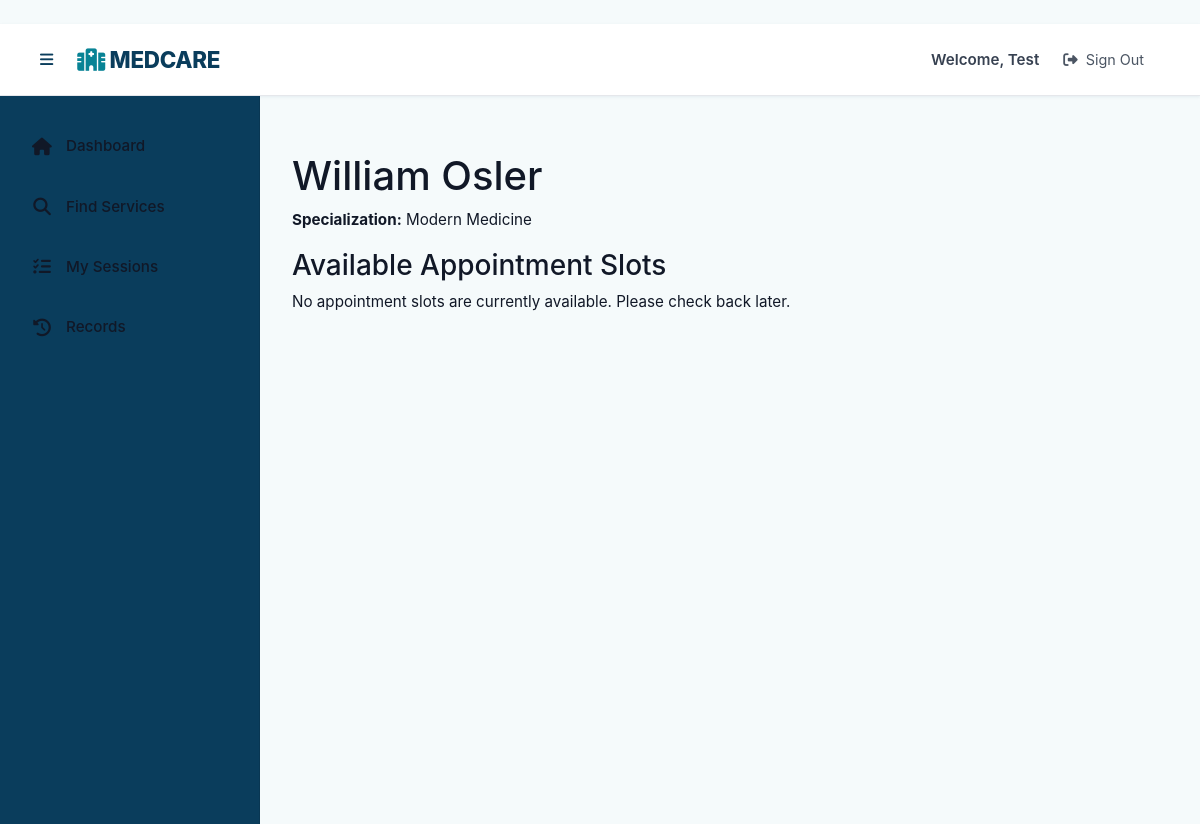
The page /clientele/providers/4 (signed in) on the database its author committed.
### models.py (models this page shows, shortened)
class Account(db.Model, UserMixin):
    __tablename__ = "account"
    account_id = db.Column(db.Integer, primary_key=True)
    email_address = db.Column(db.String(120), unique=True, nullable=False)
    credential_hash = db.Column(db.String(255))
    given_name = db.Column(db.String(80))
    surname = db.Column(db.String(80))
    tier_id = db.Column(db.Integer, db.ForeignKey("access_level.tier_id"))
    is_enabled = db.Column(db.Boolean, default=True)
    created_on = db.Column(db.DateTime, default=datetime.utcnow)
    access_tier = db.relationship("AccessLevel")
    @property
    def full_name(self):
        return f"{self.given_name or ''} {self.surname or ''}".strip()

class Provider(db.Model):
    __tablename__ = "provider"
    provider_id = db.Column(db.Integer, db.ForeignKey("account.account_id"), primary_key=True)
    clinic_id = db.Column(db.Integer, db.ForeignKey("clinic.clinic_id"))
    expertise = db.Column(db.String(120))
    biography = db.Column(db.Text)
    doctor_unique_id = db.Column(db.String(32), unique=True, nullable=True)
    account_link = db.relationship(
        "Account",
        backref=db.backref("provider_profile", uselist=False)
    )
    clinic_link = db.relationship("Clinic")

### routes/clientele.py (the view)
@clientele_bp.route('/providers/<int:provider_id>')
@login_required
@recipient_only
def view_provider(provider_id):
    provider = Provider.query.get_or_404(provider_id)
    slots = TimeSlot.query.filter_by(provider_id=provider_id, slot_available=True).all()
    return render_template(
        'clientele/provider_detail.html',
        provider=provider,
        slots=slots
    )

### app.py (called while the page is built)
@login_mgr.user_loader
def load_user(user_id):
    try:
        return Account.query.get(int(user_id))
    except:
        return None

### routes/clientele.py (called while the page is built)
def recipient_only(view_func):
    @wraps(view_func)
    def wrapper(*args, **kwargs):
        if not current_user.is_authenticated or current_user.access_tier.tier_name != 'patient':
            flash('Patient access required.', 'error')
            return redirect(url_for('home'))
        return view_func(*args, **kwargs)
    return wrapper

### templates/clientele/provider_detail.html (shortened to what this page needs)
{% extends "base.html" %}
{% block content %}
<div class="content-area">
    <div class="provider-info">
        <h1>{{ provider.account_link.full_name }}</h1>
        <p><strong>Specialization:</strong> {{ provider.expertise or 'General Practice' }}</p>
    </div>
    <h3>Available Appointment Slots</h3>
    {% if slots %}
        <div class="slots-grid">
            {% for slot in slots %}
            <div class="slot-card">
                <div class="slot-date">{{ slot.starts_at.strftime('%Y-%m-%d') }}</div>
                <div class="slot-time">{{ slot.starts_at.strftime('%H:%M') }}</div>
                <div class="slot-duration">{{ slot.duration_mins }} minutes</div>
                <form method="POST" action="{{ url_for('clientele.book_session') }}" style="display: inline;">
                    <input type="hidden" name="slot_id" value="{{ slot.slot_id }}">
                    <input type="hidden" name="provider_id" value="{{ provider.provider_id }}">
                    <button type="submit" class="slot-button">Book Appointment</button>
                </form>
            </div>
            {% endfor %}
        </div>
    {% else %}
        <p class="empty-message">No appointment slots are currently available. Please check back later.</p>
    {% endif %}
</div>
{% endblock %}

### templates/base.html (shortened to what this page needs)
﻿<!doctype html>
<html lang="en">
  <head>
    <link href="https://cdn.jsdelivr.net/npm/bootstrap@5.3.2/dist/css/bootstrap.min.css" rel="stylesheet">
    <link rel="stylesheet" href="https://cdnjs.cloudflare.com/ajax/libs/font-awesome/6.4.0/css/all.min.css">
    <link rel="stylesheet" href="{{ url_for('static', filename='style.css') }}">
  </head>
  <body class="app-body">
    <div class="app-layout">
      <nav class="app-navbar">
        <div class="navbar-content d-flex justify-content-between align-items-center px-3">
          <div class="navbar-brand-section d-flex align-items-center">
            <button class="sidebar-toggle btn btn-link p-0 me-2" id="sidebarToggle" aria-label="Toggle sidebar">
              <i class="fas fa-bars"></i>
            </button>
            <a href="{{ url_for('home') }}" class="navbar-brand">
              <i class="fas fa-hospital"></i> MEDCARE
            </a>
          </div>
          <div class="navbar-user-section">
            {% if current_user.is_authenticated %}
              <div class="user-info d-flex align-items-center gap-2">
                <span class="user-greeting">Welcome, {{ current_user.given_name or 'User' }}</span>
                <a href="{{ url_for('identity.signout') }}" class="navbar-link">
                  <i class="fas fa-sign-out-alt"></i> Sign Out
                </a>
              </div>
            {% else %}
              <a href="{{ url_for('identity.signin') }}" class="navbar-link">
                <i class="fas fa-sign-in-alt"></i> Sign In
              </a>
            {% endif %}
          </div>
        </div>
      </nav>
      <div class="app-container d-flex">
        {% if current_user.is_authenticated %}
        <aside class="app-sidebar" id="appSidebar">
          <nav class="sidebar-menu d-flex flex-column">
            {% if current_user.access_tier.tier_name == 'admin' %}
              <a href="{{ url_for('governance.hub') }}" class="sidebar-item {% if request.endpoint == 'governance.hub' %}active{% endif %}">
                <i class="fas fa-chart-line"></i><span class="item-text">Dashboard</span>
              </a>
              <a href="{{ url_for('governance.list_providers') }}" class="sidebar-item {% if request.endpoint == 'governance.list_providers' %}active{% endif %}">
                <i class="fas fa-user-md"></i><span class="item-text">Doctors</span>
              </a>
              <a href="{{ url_for('governance.list_recipients') }}" class="sidebar-item {% if request.endpoint == 'governance.list_recipients' %}active{% endif %}">
                <i class="fas fa-users"></i><span class="item-text">Patients</span>
              </a>
              <a href="{{ url_for('governance.list_clinics') }}" class="sidebar-item {% if request.endpoint == 'governance.list_clinics' %}active{% endif %}">
                <i class="fas fa-clinic-medical"></i><span class="item-text">Services</span>
              </a>
              <a href="{{ url_for('governance.list_sessions') }}" class="sidebar-item {% if request.endpoint == 'governance.list_sessions' %}active{% endif %}">
                <i class="fas fa-calendar-check"></i><span class="item-text">Sessions</span>
              </a>
            {% elif current_user.access_tier.tier_name == 'patient' %}
              <a href="{{ url_for('clientele.hub') }}" class="sidebar-item {% if request.endpoint == 'clientele.hub' %}active{% endif %}">
                <i class="fas fa-home"></i><span class="item-text">Dashboard</span>
              </a>
              <a href="{{ url_for('clientele.browse_clinics') }}" class="sidebar-item {% if request.endpoint == 'clientele.browse_clinics' %}active{% endif %}">
                <i class="fas fa-search"></i><span class="item-text">Find Services</span>
              </a>
              <a href="{{ url_for('clientele.view_sessions') }}" class="sidebar-item {% if request.endpoint == 'clientele.view_sessions' %}active{% endif %}">
                <i class="fas fa-list-check"></i><span class="item-text">My Sessions</span>
              </a>
              <a href="{{ url_for('clientele.treatment_history') }}" class="sidebar-item {% if request.endpoint == 'clientele.treatment_history' %}active{% endif %}">
                <i class="fas fa-history"></i><span class="item-text">Records</span>
              </a>
            {% endif %}
          </nav>
        </aside>
        {% endif %}
        <main class="app-main flex-grow-1">
          <div class="page-content">
            {% block content %}{% endblock %}
          </div>
        </main>
      </div>
    </div>
  </body>
</html>

### static/style.css (style rules this page uses)
:root { --primary-dark: #0A4D68; --primary-main: #088395; --primary-light: #05BFDB; --secondary: #00D9FF; --accent: #0099B8; --white: #FFFFFF; --bg-light: #F5FAFB; --bg-lighter: #F0F8FA; --surface: #FAFBFC; --gray-50: #F9FAFB; --gray-100: #F3F4F6; --gray-200: #E5E7EB; --gray-300: #D1D5DB; --gray-400: #9CA3AF; --gray-500: #6B7280; --gray-600: #4B5563; --gray-700: #374151; --gray-800: #1F2937; --gray-900: #111827; --success: #10B981; --success-light: #D1FAE5; --warning: #F59E0B; --warning-light: #FEF3C7; --danger: #EF4444; --danger-light: #FEE2E2; --info: #3B82F6; --info-light: #DBEAFE; --shadow-sm: 0 1px 3px rgba(10, 77, 104, 0.08); --shadow-md: 0 4px 12px rgba(10, 77, 104, 0.12); --shadow-lg: 0 8px 24px rgba(10, 77, 104, 0.15); --shadow-xl: 0 12px 32px rgba(10, 77, 104, 0.18); --radius-sm: 0.375rem; --radius-md: 0.5rem; --radius-lg: 0.75rem; --radius-xl: 1rem; --radius-2xl: 1.25rem; --transition: all 0.3s cubic-bezier(0.4, 0, 0.2, 1); --font-sans: -apple-system, BlinkMacSystemFont, 'Segoe UI', Roboto, 'Helvetica Neue', Arial, sans-serif; --navy: #0A3D5C; --blue: #088395; --light-blue: #05BFDB; --teal: #00D9FF; }
* { margin: 0; padding: 0; box-sizing: border-box; }
html, body { height: 100%; font-family: var(--font-sans); background: var(--bg-light); color: var(--gray-900); line-height: 1.6; }
body { font-size: 0.95rem; -webkit-font-smoothing: antialiased; -moz-osx-font-smoothing: grayscale; }
.app-layout { display: flex; flex-direction: column; min-height: 100vh; background: var(--white); }
.app-navbar { background: var(--white); border-bottom: 1px solid var(--gray-200); padding: 1rem 1.5rem; box-shadow: var(--shadow-sm); position: sticky; top: 0; z-index: 100; }
.navbar-content { display: flex; justify-content: space-between; align-items: center; max-width: 100%; }
.navbar-brand-section { display: flex; align-items: center; gap: 1rem; }
.navbar-brand { font-size: 1.4rem; font-weight: 800; color: var(--navy); text-decoration: none; letter-spacing: -0.3px; }
.navbar-brand i { color: var(--blue); }
.sidebar-toggle { background: none; border: none; font-size: 1.25rem; color: var(--navy); cursor: pointer; padding: 0.5rem; transition: var(--transition); display: inline-flex; }
.navbar-user-section { display: flex; align-items: center; gap: 1.5rem; }
.user-greeting { font-weight: 600; color: var(--gray-700); font-size: 0.95rem; }
.navbar-link { color: var(--gray-600); text-decoration: none; font-size: 0.9rem; display: flex; align-items: center; gap: 0.5rem; padding: 0.5rem 1rem; border-radius: var(--radius-md); transition: var(--transition); }
.app-container { display: flex; flex: 1; overflow: hidden; }
.app-sidebar { width: 260px; background: var(--navy); border-right: 1px solid rgba(0,0,0,0.1); overflow-y: auto; padding: 1.5rem 0; transition: width 0.4s cubic-bezier(0.4, 0, 0.2, 1), margin-left 0.4s cubic-bezier(0.4, 0, 0.2, 1); }
.sidebar-item .item-text { transition: opacity 0.4s cubic-bezier(0.4, 0, 0.2, 1), visibility 0.4s cubic-bezier(0.4, 0, 0.2, 1); white-space: nowrap; }
.sidebar-menu { display: flex; flex-direction: column; gap: 0.5rem; }
.sidebar-item { display: flex; align-items: center; gap: 0.875rem; padding: 0.875rem 1.25rem; color: var(--gray-900); text-decoration: none; font-size: 0.95rem; font-weight: 500; transition: var(--transition); margin: 0 0.75rem; border-radius: var(--radius-md); }
.sidebar-item i { width: 20px; text-align: center; font-size: 1.1rem; }
.app-main { flex: 1; overflow-y: auto; padding: 2rem; background: var(--bg-light); }
.page-content { max-width: 1200px; margin: 0 auto; }
.btn { display: inline-flex; align-items: center; gap: 0.5rem; padding: 0.75rem 1.5rem; border: none; border-radius: var(--radius-lg); font-size: 0.95rem; font-weight: 600; cursor: pointer; transition: var(--transition); text-decoration: none; }
.gap-2 { gap: 1rem; }

### rows shown on the page
Account: given_name "Test"
Account: account_link.full_name "William Osler"
Provider: expertise "Modern Medicine"
